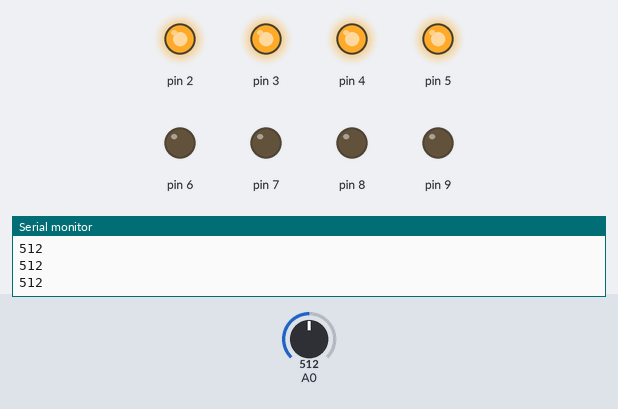
Simulated run of this sketch. Board: Arduino Uno, built with avr-gcc and run on an emulated ATmega328P. Parts: output pins drawn as LEDs (lit = HIGH), the last lines printed to the serial monitor. The test bench sets the inputs (shaded band); at power-on: A0 = 512.

Above: at 1.2 s.
1.3 s: A0 set to 628
2.8 s: A0 set to 649
At 3.2 s:
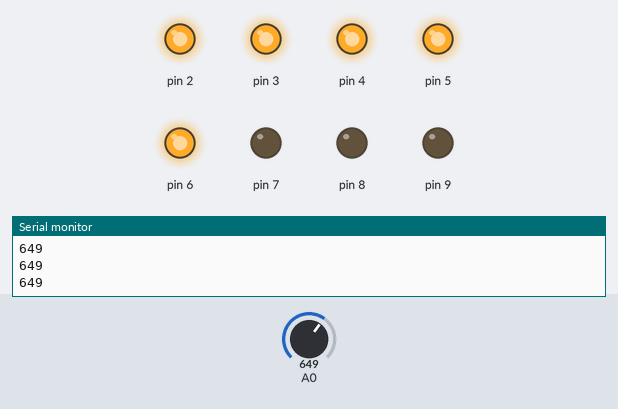
4.3 s: A0 set to 501
At 5.5 s:
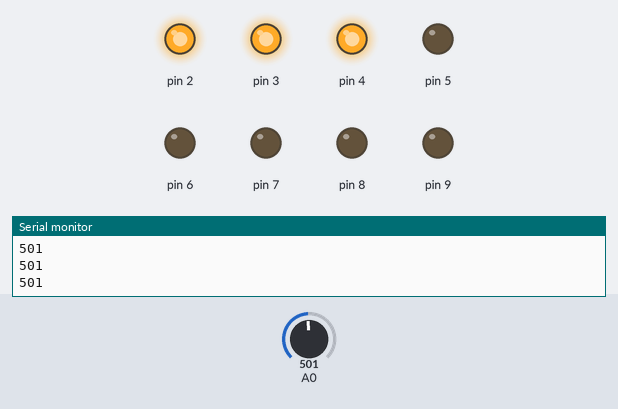
5.8 s: A0 set to 306
At 6.7 s:
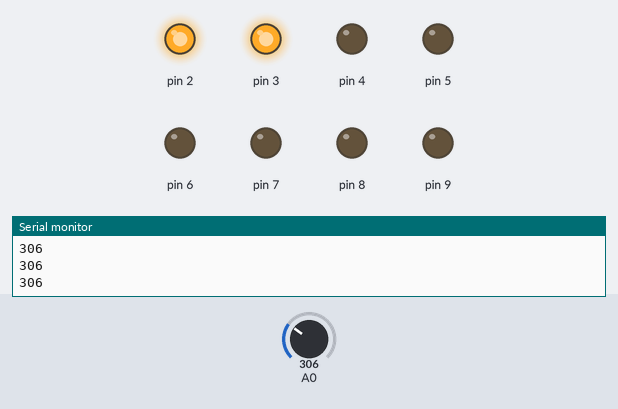
7.3 s: A0 set to 269
8.8 s: A0 set to 242
At 10.2 s:
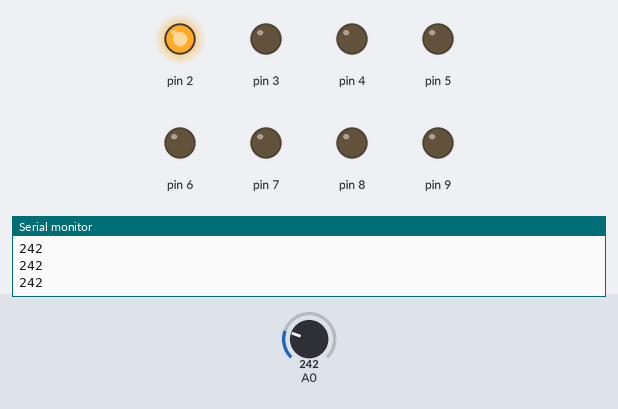
Timing chart, 0 to 11.3 s (numbered marks = the images above; inputs shaded):
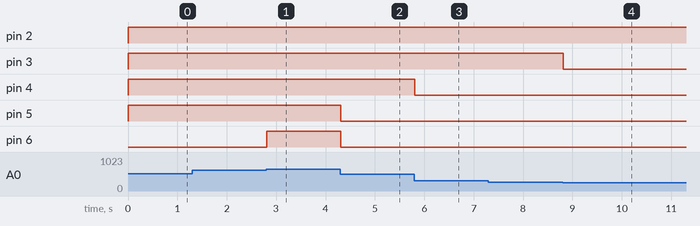

The sketch:

Programa1Pot.ino
```cpp
int potValue;
void Predido();

void setup() {
pinMode(2, OUTPUT);
pinMode(3, OUTPUT);
pinMode(4, OUTPUT);
pinMode(5, OUTPUT);
pinMode(6, OUTPUT);
pinMode(7, OUTPUT);
pinMode(8, OUTPUT);
pinMode(9, OUTPUT);
Serial.begin(9600);
}

void loop() {
  potValue = analogRead(A0);
  Serial.println(potValue);
  Prendido();
}

void Prendido(){
  if(potValue >= 127)
    digitalWrite(2, HIGH);
  else
    digitalWrite(2, LOW);
  if(potValue >= 255)
    digitalWrite(3, HIGH);
  else
    digitalWrite(3, LOW);
  if(potValue >= 383)
    digitalWrite(4, HIGH);
  else
    digitalWrite(4, LOW);
  if(potValue >= 511)
    digitalWrite(5, HIGH);
  else
    digitalWrite(5,LOW);
  if(potValue >= 639)
    digitalWrite(6, HIGH);
  else
    digitalWrite(6,LOW);
  if(potValue >= 767)
    digitalWrite(7, HIGH);
  else
    digitalWrite(7, LOW);
  if(potValue >= 895)
    digitalWrite(8, HIGH);
  else
    digitalWrite(8, LOW);
  if(potValue == 1023)
    digitalWrite(9, HIGH);
  else
    digitalWrite(9, LOW);
}
```

Measured:
- the behaviour switches between 638 and 639 on A0 (found by bisection; images 0 and 1)
- the behaviour switches between 255 and 254 on A0 (found by bisection; images 3 and 4)
- after the input at 2.8 s, pin 6: LOW → HIGH at once
- after the input at 4.3 s, pin 5, pin 6: HIGH → LOW at once
- after the input at 5.8 s, pin 4: HIGH → LOW at once
- after the input at 8.8 s, pin 3: HIGH → LOW at once
